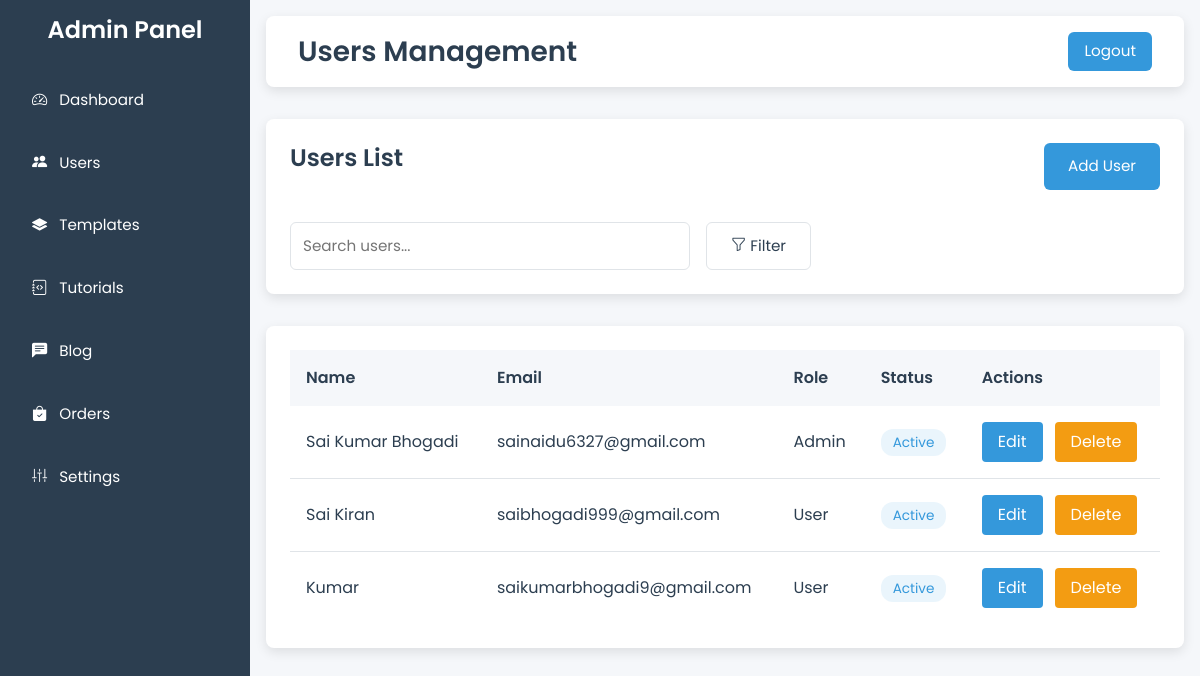
The app's page /admin-panel/users/ (signed in) with its own data.
### codebay_app/models.py (models this page shows, shortened)
class User(AbstractBaseUser, PermissionsMixin):
    email = models.EmailField(unique=True)
    full_name = models.CharField(max_length=255)
    is_active = models.BooleanField(default=True)
    is_staff = models.BooleanField(default=False)
    bio = models.TextField(blank=True, default="")
    date_joined = models.DateTimeField(default=timezone.now)
    objects = UserManager()
    USERNAME_FIELD = 'email'
    REQUIRED_FIELDS = ['full_name']

### admin_panel/views.py (the view)
# urls.py: path('users/', views.users_list, name='users_list'),
@login_required
@user_passes_test(is_admin)
def users_list(request):
    search_query = request.GET.get('search', '')
    users = User.objects.all()
    if search_query:
        users = users.filter(
            Q(full_name__icontains=search_query) |
            Q(email__icontains=search_query)
        )
    return render(request, 'admin_panel/users.html', {
        'users': users,
        'search_query': search_query
    })

### admin_panel/views.py (called while the page is built)
def is_admin(user):
    return user.is_superuser

### admin_panel/templates/admin_panel/users.html (shortened to what this page needs)
{% extends "admin_panel/base.html" %}
{% block header_title %}Users Management{% endblock %}
{% block content %}
  <div class="section search-section">
    <div class="header-row">
      <h3>Users List</h3>
      <a href="{% url 'admin_panel:add_user' %}"><button>Add User</button></a>
    </div>
    <form method="GET" class="search-row">
      <input type="text" name="search" placeholder="Search users..." value="{{ search_query|default:'' }}">
      <button type="submit"><i class="bi bi-funnel"></i> Filter</button>
    </form>
  </div>
  <div class="section users-section">
    <table>
      <thead>
        <tr>
          <th>Name</th>
          <th>Email</th>
          <th>Role</th>
          <th>Status</th>
          <th>Actions</th>
        </tr>
      </thead>
      <tbody>
        {% for user in users %}
          <tr>
            <td>{{ user.full_name }}</td>
            <td>{{ user.email }}</td>
            <td>{{ user.is_staff|yesno:"Admin,User" }}</td>
            <td><span class="status {{ user.is_active|yesno:'active,inactive' }}">{{ user.is_active|yesno:"Active,Inactive" }}</span></td>
            <td>
              <div class="action-buttons">
                <a href="{% url 'admin_panel:edit_user' user.id %}"><button class="action-btn edit">Edit</button></a>
                <form method="POST" action="{% url 'admin_panel:delete_user' user.id %}" style="display:inline;">
                  <button type="submit" class="action-btn delete" onclick="return confirm('Are you sure you want to delete {{ user.full_name }}?');">Delete</button>
                </form>
              </div>
            </td>
          </tr>
        {% empty %}
          <tr>
            <td colspan="5">No users found.</td>
          </tr>
        {% endfor %}
      </tbody>
    </table>
  </div>
{% endblock %}

### admin_panel/templates/admin_panel/base.html (style rules this page uses)
body { font-family: 'Poppins', sans-serif; background-color: #F5F7FA; color: #2C3E50; margin: 0; padding: 0; overflow-x: hidden; }
.section { background-color: #FFFFFF; padding: 1.5rem; border-radius: 8px; box-shadow: 0 4px 12px rgba(0, 0, 0, 0.1); animation: fadeIn 1s ease-in; margin-bottom: 2rem; }
.section h3 { font-weight: 600; font-size: 1.5rem; color: #2C3E50; margin-bottom: 1rem; }

### admin_panel/templates/admin_panel/users.html (style rules this page uses)
.search-section { display: flex; flex-direction: column; gap: 1rem; }
.search-section .header-row { display: flex; justify-content: space-between; align-items: center; margin-bottom: 1rem; }
.search-section .search-row { display: flex; gap: 1rem; align-items: center; }
.search-section input { padding: 0.75rem; font-size: 0.95rem; border: 1px solid #E0E4E8; border-radius: 6px; width: 300px; outline: none; transition: border-color 0.3s ease; }
.search-section button, .header-row button { padding: 0.75rem 1.5rem; font-size: 0.95rem; background-color: #FFFFFF; color: #2C3E50; border: 1px solid #E0E4E8; border-radius: 6px; cursor: pointer; transition: background-color 0.3s ease, color 0.3s ease; }
.header-row button { background-color: #3498DB; color: #FFFFFF; border: none; }
.users-section { overflow-x: auto; }
.users-section table { width: 100%; border-collapse: collapse; min-width: 600px; }
.users-section th, .users-section td { padding: 0.75rem; text-align: left; font-size: 0.9rem; color: #2C3E50; }
.users-section th { background-color: #F5F7FA; font-weight: 600; position: sticky; top: 0; z-index: 1; }
.users-section td { border-bottom: 1px solid #E0E4E8; }
.users-section tr:last-child td { border-bottom: none; }
.users-section .status { padding: 0.25rem 0.75rem; border-radius: 12px; font-size: 0.85rem; }
.users-section .status.active { background-color: rgba(52, 152, 219, 0.1); color: #3498DB; }
.users-section .action-buttons { display: flex; flex-wrap: wrap; gap: 0.5rem; align-items: center; }
.users-section .action-btn { padding: 0.35rem 0.75rem; font-size: 0.9rem; border: none; border-radius: 4px; cursor: pointer; transition: background-color 0.3s ease; white-space: nowrap; }
.users-section .action-btn.edit { background-color: #3498DB; color: #FFFFFF; }
.users-section .action-btn.delete { background-color: #F39C12; color: #FFFFFF; }
@media (min-width: 1200px) { .search-section input { width: 400px; } }
@media (min-width: 1200px) { .users-section th, .users-section td { font-size: 1rem; padding: 1rem; } }
@media (min-width: 1200px) { .users-section .action-buttons { gap: 0.75rem; } }
@media (min-width: 1200px) { .users-section .action-btn { padding: 0.5rem 1rem; font-size: 1rem; } }

### records on screen
User: full_name "Sai Kumar Bhogadi", email "sainaidu6327@gmail.com", is_staff "Admin", is_active "Active"
User: full_name "Sai Kiran", email "saibhogadi999@gmail.com", is_staff "User", is_active "Active"
User: full_name "Kumar", email "saikumarbhogadi9@gmail.com", is_staff "User", is_active "Active"
